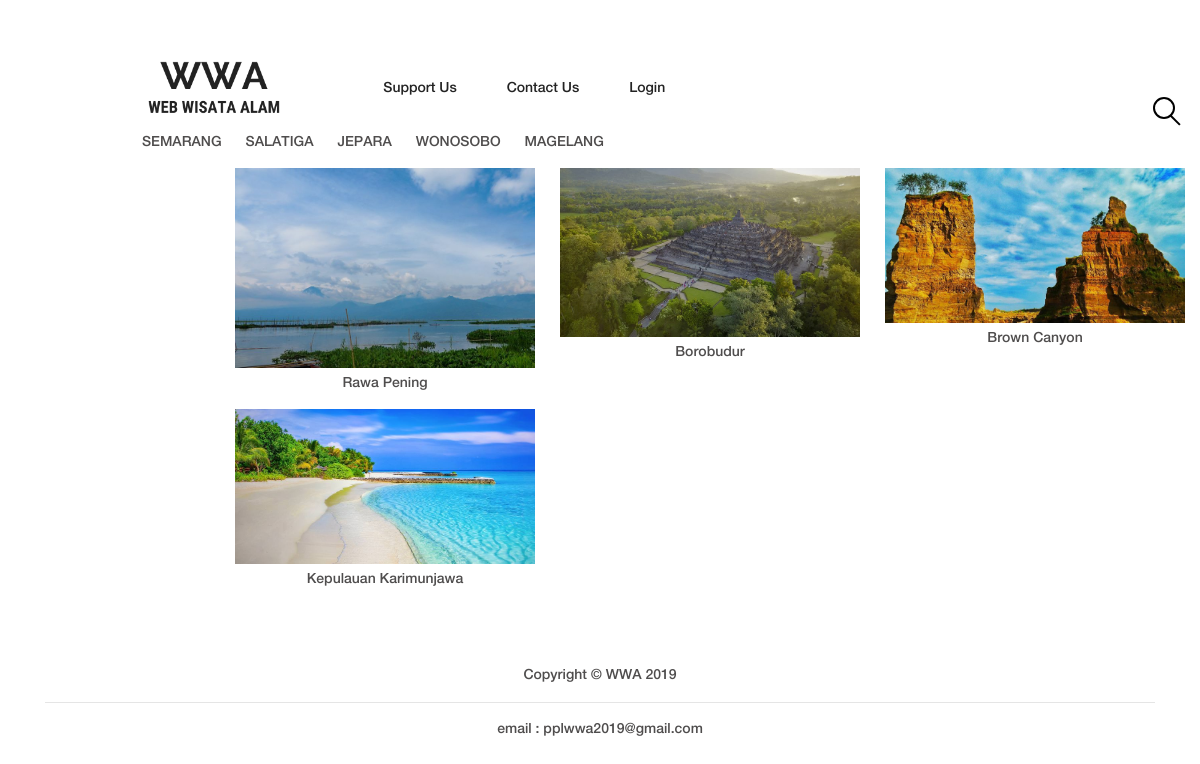
The page / on the database its author committed.
### tables this page shows
CREATE TABLE `kota` (
  `id_kota` int(3) NOT NULL,
  `nama_kota` varchar(20) NOT NULL
);

CREATE TABLE `artikel` (
  `id_artikel` int(5) NOT NULL,
  `nama` varchar(150) NOT NULL,
  `alamat` varchar(150) NOT NULL,
  `deskripsi` longtext NOT NULL,
  `link` text NOT NULL,
  `id_kota` int(3) NOT NULL,
  `id_admin` int(3) NOT NULL,
  `gambar1` varchar(225) NOT NULL,
  `gambar2` varchar(225) NOT NULL,
  `gambar3` varchar(225) NOT NULL,
  `gambar4` varchar(225) NOT NULL
);

### index.php (the view, shortened to what this page needs)
<!DOCTYPE html>
<html lang="en">
<head>
    <link rel="stylesheet" href="style.css">
</head>
<body>
    <?php
    require_once 'db_login.php';
    $db = new mysqli($db_host, $db_username, $db_password, $db_database) or die ("Could not connect to the database: <br />". $db->connect_error);
    ?>
    <header class="header-area">
        <div class="original-nav-area" id="stickyNav">
            <div class="classy-nav-container breakpoint-off">
                <div class="container">
                    <nav class="classy-navbar justify-content-between">
                        <div class="classy-menu" id="originalNav">
                            <div class="classynav" style="padding-top: 15px">
                                <div class="text-center">
                                    <div class="container h-100">
                                        <div class="row h-100 align-items-center">
                                            <div class="col-5">
                                                <a href="index.php" class="original-logo"><img src="img/core-img/2019.png" alt=""></a>
                                            </div>
                                            <div style="padding-right: 50px"><a href="support.php">Support Us</a></div>
                                            <div style="padding-right: 50px"><a href="#contact">Contact Us</a></div>
                                            <div><a href="../portfolio/tubes/index.php">Login</a></div>
                                        </div>
                                    </div>
                                    <div class="container h-100" style="padding-left: 100px; padding-top: 5px;">
                                        <div class="row h-100 align-items-center">
                                            <?php
                                        $qKota = "SELECT * FROM kota ORDER BY id_kota";
                                        $rKota = $db->query($qKota) or die ("Could not query the database: <br />". $db->error);
                                        while($tampilGrid = $rKota->fetch_object()){
                                            echo '
                                            <ul>
                                            <li><a href="orderkota.php?id_kota='.$tampilGrid->id_kota.'" >'.$tampilGrid->nama_kota.'</a></li>
                                            </ul>';
                                        }
                                        ?>
                                        </div>
                                    </div>
                                </div>
                                <div id="search-wrapper" align="right">
                                    <form class="form-inline" method="GET" action="p_grid.php">
                                        <input type="text" id="search" name="search" placeholder="Search something...">
                                    </form>
                                </div>
                            </div>
                        </div>
                    </nav>
                </div>
            </div>
        </div>
    </header>
    <br><br>
    <?php
    $qGrid = "SELECT * FROM artikel ORDER BY id_artikel";
    $rGrid = $db->query($qGrid) or die ("Could not query the database: <br />". $db->error);
    echo '<div class="row mt-7" id="grid" style="padding-left: 250px; padding-top: 20px;">';
    while($tampilGrid = $rGrid->fetch_object()){
      echo '<div ><a href="single-post.php?id_artikel='.$tampilGrid->id_artikel.'"><ul style="padding-right: 25px;">
      <li><img src="tubes/images/'.$tampilGrid->gambar1.'"  width="300" height="250"></li>
      <li class="text-center" style="padding-top:5px; padding-bottom:15px;">'.$tampilGrid->nama.'</li></ul></div>';
  }
  echo '</div>';
  ?>
  <footer class="footer-area text-center" id="contact">
    <div class="container">
        <div class="row">
            <div class="col-12">
                <div class="copyright text-center my-auto">
                  <span>Copyright &copy; WWA 2019</span>
              </div>
              <hr>
              <div class="copyright text-center my-auto">
                  email : pplwwa2019@gmail.com
              </div>
          </div>
      </div>
  </div>
</footer>
</body>
</html>

### style.css (style rules this page uses)
* { margin: 0; padding: 0; }
body { font-family: "helveticaneuemedium"; background-color: #ffffff; }
a { -webkit-transition-duration: 500ms; transition-duration: 500ms; text-decoration: none; outline: none; font-size: 14px; font-family: "helveticaneuemedium"; color: #4f4d4d; }
ul, ol { margin: 0; }
ul li, ol li { list-style: none; }
img { height: auto; max-width: 100%; }
.header-area { position: relative; width: 100%; z-index: 100; -webkit-transition-duration: 500ms; transition-duration: 500ms; }
.header-area .original-nav-area { height: 100px; }
.header-area .original-nav-area .classynav ul li a { text-transform: uppercase; color: #4f4d4d; }
.header-area .original-nav-area .classy-nav-container { background-color: transparent; }
.header-area .original-nav-area .classy-navbar { height: 200px; padding: 0; }
#search-wrapper { display: inline-block; position: absolute; right: 25px; margin-left: 50px; }
#search-wrapper:after { position: absolute; bottom: 3px; right: -9px; display: block; content: ""; width: 14px; height: 2px; background-color: #000000; -webkit-transform: rotate(45deg) scaleX(0); transform: rotate(45deg) scaleX(0); transform-origin: 0 50%; -webkit-animation: lens-in 0.6s linear 0.9s forwards; animation: lens-in 0.6s linear 0.9s forwards; }
#search-wrapper #search { background: none; border: 2px solid; border-color: #000000; outline: none; padding: 0 9px; border-radius: 1000px; width: 0; transition: all 0.3s 0.6s; font-size: 12px; }
.footer-area { padding: 60px 0; position: relative; z-index: 1; }

### css/classy-nav.css (style rules this page uses)
* { margin: 0; padding: 0; }
body { font-family: "Roboto", sans-serif; background-color: #f2f4f8; overflow-x: hidden; }
ul, ol { margin: 0; }
ul li, ol li { list-style: none; }
img { height: auto; max-width: 100%; }
.classy-nav-container { position: relative; z-index: 100; background-color: #ffffff; }
.classy-nav-container * { box-sizing: border-box; }
.classy-nav-container a { -webkit-transition-duration: 500ms; transition-duration: 500ms; text-decoration: none; outline: none; font-size: 14px; font-weight: 400; color: #232323; display: inline-block; }
.justify-content-between { -webkit-box-pack: justify; -ms-flex-pack: justify; justify-content: space-between; }
.classy-navbar { width: 100%; height: 70px; padding: 0.5em 2em; display: -webkit-box; display: -ms-flexbox; display: flex; -webkit-box-align: center; -ms-flex-align: center; -ms-grid-row-align: center; align-items: center; }
.classynav ul li { display: inline-block; clear: both; position: inherit; z-index: 10; }
.classynav ul li a { padding: 0 12px; display: block; height: 35px; font-size: 14px; line-height: 34px; }
.breakpoint-off .classynav { display: -webkit-box; display: -ms-flexbox; display: flex; -webkit-box-align: center; -ms-flex-align: center; -ms-grid-row-align: center; align-items: center; }

### rows shown on the page
kota: nama_kota "SEMARANG"
kota: nama_kota "SALATIGA"
kota: nama_kota "JEPARA"
kota: nama_kota "WONOSOBO"
kota: nama_kota "MAGELANG"
artikel: gambar1 (picture), nama "Rawa Pening"
artikel: gambar1 (picture), nama "Borobudur"
artikel: gambar1 (picture), nama "Brown Canyon"
artikel: gambar1 (picture), nama "Kepulauan Karimunjawa"
